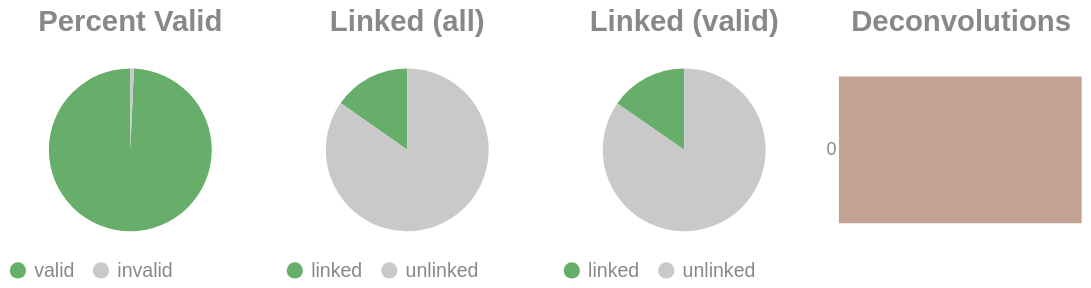

Source (notebook cell):
### Code cell
if SKIPLR:
    pass
else:
    clash = Counter()
    for i in valids['molecule'].to_list():
        _mol = i.split("-")
        if len(_mol) == 1:
            clash.update('0')
        else:
            clash.update(_mol[-1])

    _d = {"deconvolutions": [], 'count': []}
    for k,v in clash.items():
        _d['deconvolutions'].append(k)
        _d['count'].append(v)

    tot_valid = valids['reads'].sum()
    mask = valids['reads'] >= 2
    n_linked_reads = valids.filter(mask)['reads'].sum()
    if n_linked_reads == 0:
        print_html("No linked molecules (>=2 reads) were detected; skipping linked-only distributions.")
        SKIPLR = True
    else:
        perc_valid = round(tot_valid / n_reads, 4)
        linked_perc_abs = round(n_linked_reads / n_reads, 4)
        linked_perc = round(n_linked_reads / tot_valid, 4)

    _valid = pl.DataFrame({"valids": ['valid', 'invalid'], "count": [tot_valid, n_reads - tot_valid]})
    _linked_abs = pl.DataFrame({"linked (absolute)": ['linked', 'unlinked'], "count": [n_linked_reads, n_reads - n_linked_reads]})
    _linked_rel = pl.DataFrame({"linked (valids)": ['linked', 'unlinked'], "count": [n_linked_reads, tot_valid - n_linked_reads]})

    (
        alt.hconcat(
            piechart(_valid, goodval = 'valid', title = "Percent Valid"),
            piechart(_linked_abs, goodval = "linked", title =  "Linked (all)"),
            piechart(_linked_rel, goodval = "linked", title =  "Linked (valid)"),
            convolutionbar(pl.DataFrame(_d), title = "Deconvolutions"),
            center = True,
            bounds = 'flush'
        )
        .resolve_scale(color='independent')
        .resolve_legend('independent')
        .properties(usermeta={'embedOptions': {"actions": False}})
    ).display()

### Figure 1 — Vega-Lite specification as saved in the notebook (floating-point values rounded to 4 significant figures)
{"width": "container", "height": 400, "config": {"title": {"anchor": "start", "dy": -15, "fontSize": 18, "color": "#888888", "subtitleColor": "#888888", "subtitleFontSize": 14}, "arc": {"fill": "#0072B2"}, "axis": {"domainColor": "#888888", "domainWidth": 0.5, "gridWidth": 0.2, "grid": false, "titleFontWeight": 400, "titleFontSize": 15, "labelFontSize": 11, "labelColor": "#888888", "tickColor": "#888888", "tickWidth": 0.2, "titleColor": "#888888"}, "axisBand": {"grid": false}, "axisX": {"grid": true, "tickSize": 10, "domainCap": "round"}, "axisY": {"domain": false, "grid": true, "tickSize": 0, "domainCap": "round"}, "background": "transparent", "header": {"labelFontSize": 15, "labelColor": "#888888", "titleFontSize": 15, "titleFontWeight": 600, "titleColor": "#888888"}, "legend": {"labelFont": "sans-serif", "labelFontSize": 12, "labelColor": "#888888", "symbolSize": 100, "symbolType": "circle", "titleFontSize": 12, "titlePadding": 10, "titleColor": "#888888", "title": null}, "range": {"category": ["#E69F00", "#56B4E9", "#009E73", "#F0E442", "#0072B2", "#D55E00", "#CC79A7", "#000000"], "diverging": ["#cfe8f3", "#a2d4ec", "#73bfe2", "#46abdb", "#1696d2", "#12719e"]}, "area": {"fill": "#0072B2", "fillOpacity": 0.7, "line": true, "strokeOpacity": 0.7}, "line": {"color": "#0072B2", "stroke": "#0072B2", "strokeWidth": 2}, "trail": {"color": "#0072B2", "stroke": "#0072B2", "strokeWidth": 0, "size": 1}, "point": {"filled": true, "fillOpacity": 1.0, "size": 95}, "text": {"color": "#888888", "fontSize": 11, "align": "right", "fontWeight": 400, "size": 11}, "bar": {"fill": "#0072B2", "stroke": null}, "view": {"stroke": null, "continuousWidth": 660, "continuousHeight": 400}}, "hconcat": [{"data": {"name": "data-f8469cb99610f65ea0bb2338a60471e1"}, "mark": {"type": "arc"}, "encoding": {"color": {"field": "valids", "legend": {"orient": "bottom", "title": null}, "scale": {"domain": ["valid", "invalid"], "range": ["#68ae6b", "#C9C9C9"]}, "title": "Valids", "type": "nominal"}, "theta": {"field": "count", "type": "quantitative"}, "tooltip": [{"field": "valids", "title": "Valids", "type": "ordinal"}, {"field": "percent", "format": ".2%", "title": "Percent", "type": "quantitative"}, {"field": "count", "title": "Count", "type": "quantitative"}]}, "height": 100, "title": {"text": "Percent Valid", "align": "center", "anchor": "middle"}, "transform": [{"calculate": "datum.count / 3271661", "as": "percent"}], "width": 150}, {"data": {"name": "data-d9e9d2e6dd4a4455765404fccffc664d"}, "mark": {"type": "arc"}, "encoding": {"color": {"field": "linked (absolute)", "legend": {"orient": "bottom", "title": null}, "scale": {"domain": ["linked", "unlinked"], "range": ["#68ae6b", "#C9C9C9"]}, "title": "Linked (Absolute)", "type": "nominal"}, "theta": {"field": "count", "type": "quantitative"}, "tooltip": [{"field": "linked (absolute)", "title": "Linked (Absolute)", "type": "ordinal"}, {"field": "percent", "format": ".2%", "title": "Percent", "type": "quantitative"}, {"field": "count", "title": "Count", "type": "quantitative"}]}, "height": 100, "title": {"text": "Linked (all)", "align": "center", "anchor": "middle"}, "transform": [{"calculate": "datum.count / 3271661", "as": "percent"}], "width": 150}, {"data": {"name": "data-0edf3e41902d918def2c7ad02ef20d35"}, "mark": {"type": "arc"}, "encoding": {"color": {"field": "linked (valids)", "legend": {"orient": "bottom", "title": null}, "scale": {"domain": ["linked", "unlinked"], "range": ["#68ae6b", "#C9C9C9"]}, "title": "Linked (Valids)", "type": "nominal"}, "theta": {"field": "count", "type": "quantitative"}, "tooltip": [{"field": "linked (valids)", "title": "Linked (Valids)", "type": "ordinal"}, {"field": "percent", "format": ".2%", "title": "Percent", "type": "quantitative"}, {"field": "count", "title": "Count", "type": "quantitative"}]}, "height": 100, "title": {"text": "Linked (valid)", "align": "center", "anchor": "middle"}, "transform": [{"calculate": "datum.count / 3248527", "as": "percent"}], "width": 150}, {"data": {"name": "data-f67ce6745933f4ce45acd14de383ac12"}, "mark": {"type": "bar"}, "encoding": {"color": {"field": "deconvolutions", "legend": null, "scale": {"scheme": "lightgreyred"}, "type": "nominal"}, "tooltip": [{"field": "deconvolutions", "title": "Deconvolutions", "type": "ordinal"}, {"field": "percent", "format": ".2%", "title": "Percent", "type": "quantitative"}, {"field": "count", "title": "Count", "type": "quantitative"}], "x": {"axis": null, "field": "count", "type": "quantitative"}, "y": {"field": "deconvolutions", "sort": "ascending", "title": null, "type": "nominal"}}, "height": 100, "title": {"text": "Deconvolutions", "align": "center", "anchor": "middle"}, "transform": [{"calculate": "datum.count / 2980192", "as": "percent"}], "width": 150}], "bounds": "flush", "center": true, "resolve": {"legend": {"angle": "independent"}, "scale": {"color": "independent"}}, "usermeta": {"embedOptions": {"actions": false}}, "$schema": "https://vega.github.io/schema/vega-lite/v6.1.0.json", "datasets": {"data-f8469cb99610f65ea0bb2338a60471e1": [{"valids": "valid", "count": 3248527}, {"valids": "invalid", "count": 23134}], "data-d9e9d2e6dd4a4455765404fccffc664d": [{"linked (absolute)": "linked", "count": 499220}, {"linked (absolute)": "unlinked", "count": 2772441}], "data-0edf3e41902d918def2c7ad02ef20d35": [{"linked (valids)": "linked", "count": 499220}, {"linked (valids)": "unlinked", "count": 2749307}], "data-f67ce6745933f4ce45acd14de383ac12": [{"deconvolutions": "0", "count": 2980192}]}}
